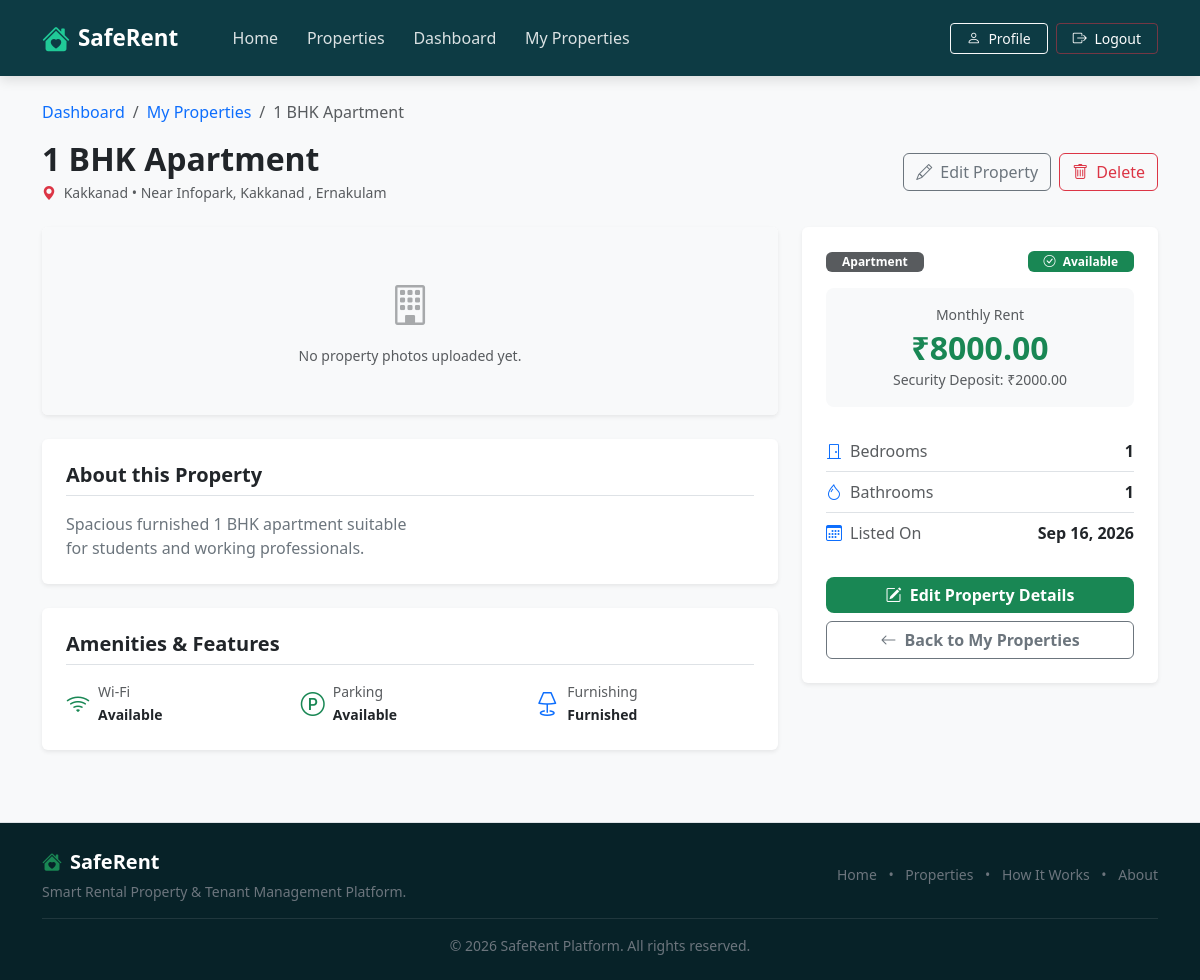
Page /property/1/ (signed in) on the committed database.
### core/models.py (models this page shows, shortened)
class Property(models.Model):
    PROPERTY_TYPE_CHOICES = [
        ('APARTMENT', 'Apartment'),
        ('HOUSE', 'House'),
        ('ROOM', 'Single Room'),
        ('SHARED', 'Shared Room'),
    ]
    FURNISHED_STATUS_CHOICES = [
        ('FURNISHED', 'Furnished'),
        ('SEMI', 'Semi-Furnished'),
        ('UNFURNISHED', 'Unfurnished'),
    ]
    owner = models.ForeignKey(
        settings.AUTH_USER_MODEL,
        on_delete=models.CASCADE,
        related_name='properties',
        help_text="Property owner user"
    )
    title = models.CharField(max_length=200, help_text="Property listing title")
    description = models.TextField(help_text="Detailed description of the property")
    location = models.CharField(max_length=100, help_text="City / Area / Locality")
    address = models.TextField(help_text="Full address of the property")
    monthly_rent = models.DecimalField(
        max_digits=10,
        decimal_places=2,
        help_text="Monthly rent amount in ₹"
    )
    security_deposit = models.DecimalField(
        max_digits=10,
        decimal_places=2,
        default=0,
        help_text="Security deposit amount in ₹"
    )
    property_type = models.CharField(
        max_length=20,
        choices=PROPERTY_TYPE_CHOICES,
        default='APARTMENT'
    )
    bedrooms = models.PositiveIntegerField(default=1)
    bathrooms = models.PositiveIntegerField(default=1)
    furnished_status = models.CharField(
        max_length=20,
        choices=FURNISHED_STATUS_CHOICES,
        default='UNFURNISHED'
    )
    wifi_available = models.BooleanField(default=False, verbose_name="Wi-Fi Available")
    parking_available = models.BooleanField(default=False, verbose_name="Parking Available")
    other_amenities = models.TextField(
        blank=True,
        help_text="Other facilities (e.g. Gym, Power Backup, Elevator, Security)"
    )
    is_available = models.BooleanField(default=True, verbose_name="Available for Rent")
    created_at = models.DateTimeField(auto_now_add=True)
    updated_at = models.DateTimeField(auto_now=True)
    class Meta:
        ordering = ['-created_at']
        verbose_name = "Property"
        verbose_name_plural = "Properties"

### core/views.py (the view)
# urls.py: path('property/<int:pk>/', views.property_detail, name='property_detail'),
@owner_required
def property_detail(request, pk):
    property_obj = get_object_or_404(Property, pk=pk)
    if property_obj.owner != request.user and not request.user.is_superuser:
        messages.error(request, "Access denied. You can only view your own property listings.")
        return redirect('core:my_properties')
    return render(request, 'core/property_detail.html', {'property': property_obj})

### core/views.py (called while the page is built)
def owner_required(view_func):
    @wraps(view_func)
    def _wrapped_view(request, *args, **kwargs):
        if not request.user.is_authenticated:
            return redirect('accounts:login')
        if request.user.role != User.ROLE_OWNER and not request.user.is_superuser:
            messages.warning(request, "Access denied. Property management is restricted to Property Owners.")
            return redirect('accounts:tenant_dashboard')
        return view_func(request, *args, **kwargs)
    return _wrapped_view

### core/templates/core/property_detail.html (shortened to what this page needs)
{% extends 'base.html' %}
{% block content %}
<div class="container py-4">
    <nav aria-label="breadcrumb" class="mb-3">
        <ol class="breadcrumb">
            <li class="breadcrumb-item"><a href="{% url 'accounts:owner_dashboard' %}" class="text-decoration-none">Dashboard</a></li>
            <li class="breadcrumb-item"><a href="{% url 'core:my_properties' %}" class="text-decoration-none">My Properties</a></li>
            <li class="breadcrumb-item active" aria-current="page">{{ property.title|truncatechars:30 }}</li>
        </ol>
    </nav>
    <div class="d-flex align-items-center justify-content-between flex-wrap gap-2 mb-4">
        <div>
            <h2 class="fw-bold text-dark mb-1">{{ property.title }}</h2>
            <p class="text-muted small mb-0">
                <i class="bi bi-geo-alt-fill text-danger me-1"></i> {{ property.location }} &bull; {{ property.address }}
            </p>
        </div>
        <div class="d-flex align-items-center gap-2">
            <a href="{% url 'core:edit_property' property.pk %}" class="btn btn-outline-secondary">
                <i class="bi bi-pencil me-1"></i> Edit Property
            </a>
            <a href="{% url 'core:delete_property' property.pk %}" class="btn btn-outline-danger">
                <i class="bi bi-trash me-1"></i> Delete
            </a>
        </div>
    </div>
    <div class="row g-4">
        <div class="col-lg-8">
            <div class="card sr-card shadow-sm border-0 mb-4 overflow-hidden">
                {% if property.images.all %}
                    <div id="propertyGalleryCarousel" class="carousel slide" data-bs-ride="carousel">
                        <div class="carousel-inner bg-dark" style="max-height: 420px;">
                            {% for img in property.images.all %}
                                <div class="carousel-item {% if forloop.first %}active{% endif %} text-center">
                                    <img src="{{ img.image.url }}" class="d-block w-100 object-fit-cover" style="max-height: 420px;" alt="{{ property.title }}">
                                </div>
                            {% endfor %}
                        </div>
                        {% if property.images.count > 1 %}
                            <button class="carousel-control-prev" type="button" data-bs-target="#propertyGalleryCarousel" data-bs-slide="prev">
                                <span class="carousel-control-prev-icon" aria-hidden="true"></span>
                                <span class="visually-hidden">Previous</span>
                            </button>
                            <button class="carousel-control-next" type="button" data-bs-target="#propertyGalleryCarousel" data-bs-slide="next">
                                <span class="carousel-control-next-icon" aria-hidden="true"></span>
                                <span class="visually-hidden">Next</span>
                            </button>
                        {% endif %}
                    </div>
                {% else %}
                    <div class="bg-light text-center py-5">
                        <i class="bi bi-building fs-1 text-muted opacity-50 mb-2 d-block"></i>
                        <span class="text-muted small">No property photos uploaded yet.</span>
                    </div>
                {% endif %}
            </div>
            <div class="card sr-card shadow-sm border-0 p-4 mb-4">
                <h5 class="fw-bold text-dark border-bottom pb-2 mb-3">About this Property</h5>
                <p class="text-secondary lh-base mb-0" style="white-space: pre-line;">{{ property.description }}</p>
            </div>
            <div class="card sr-card shadow-sm border-0 p-4">
                <h5 class="fw-bold text-dark border-bottom pb-2 mb-3">Amenities & Features</h5>
                <div class="row g-3">
                    <div class="col-6 col-md-4">
                        <div class="d-flex align-items-center gap-2">
                            <i class="bi bi-wifi fs-4 {% if property.wifi_available %}text-success{% else %}text-muted opacity-50{% endif %}"></i>
                            <div>
                                <span class="d-block small text-muted">Wi-Fi</span>
                                <span class="fw-semibold small">{% if property.wifi_available %}Available{% else %}Not Available{% endif %}</span>
                            </div>
                        </div>
                    </div>
                    <div class="col-6 col-md-4">
                        <div class="d-flex align-items-center gap-2">
                            <i class="bi bi-p-circle fs-4 {% if property.parking_available %}text-success{% else %}text-muted opacity-50{% endif %}"></i>
                            <div>
                                <span class="d-block small text-muted">Parking</span>
                                <span class="fw-semibold small">{% if property.parking_available %}Available{% else %}Not Available{% endif %}</span>
                            </div>
                        </div>
                    </div>
                    <div class="col-6 col-md-4">
                        <div class="d-flex align-items-center gap-2">
                            <i class="bi bi-lamp fs-4 text-primary"></i>
                            <div>
                                <span class="d-block small text-muted">Furnishing</span>
                                <span class="fw-semibold small">{{ property.get_furnished_status_display }}</span>
                            </div>
                        </div>
                    </div>
                </div>
            </div>
        </div>
        <div class="col-lg-4">
            <div class="card sr-card shadow-sm border-0 p-4 sticky-top" style="top: 90px;">
                <div class="d-flex align-items-center justify-content-between mb-3">
                    <span class="badge bg-dark bg-opacity-75 text-white px-3 py-1">
                        {{ property.get_property_type_display }}
                    </span>
                    {% if property.is_available %}
                        <span class="badge bg-success text-white px-3 py-1">
                            <i class="bi bi-check-circle me-1"></i> Available
                        </span>
                    {% else %}
                        <span class="badge bg-secondary text-white px-3 py-1">
                            <i class="bi bi-x-circle me-1"></i> Unavailable
                        </span>
                    {% endif %}
                </div>
                <div class="bg-light p-3 rounded-3 mb-4 text-center">
                    <span class="text-muted small d-block mb-1">Monthly Rent</span>
                    <h2 class="fw-bold text-success mb-0">₹{{ property.monthly_rent }}</h2>
                    <small class="text-muted">Security Deposit: ₹{{ property.security_deposit }}</small>
                </div>
                <ul class="list-group list-group-flush mb-4">
                    <li class="list-group-item d-flex justify-content-between align-items-center px-0">
                        <span class="text-muted"><i class="bi bi-door-closed me-2 text-primary"></i>Bedrooms</span>
                        <span class="fw-bold text-dark">{{ property.bedrooms }}</span>
                    </li>
                    <li class="list-group-item d-flex justify-content-between align-items-center px-0">
                        <span class="text-muted"><i class="bi bi-droplet me-2 text-primary"></i>Bathrooms</span>
                        <span class="fw-bold text-dark">{{ property.bathrooms }}</span>
                    </li>
                    <li class="list-group-item d-flex justify-content-between align-items-center px-0">
                        <span class="text-muted"><i class="bi bi-calendar3 me-2 text-primary"></i>Listed On</span>
                        <span class="fw-semibold text-dark">{{ property.created_at|date:"M d, Y" }}</span>
                    </li>
                </ul>
                <a href="{% url 'core:edit_property' property.pk %}" class="btn sr-btn-primary w-100 fw-semibold mb-2">
                    <i class="bi bi-pencil-square me-1"></i> Edit Property Details
                </a>
                <a href="{% url 'core:my_properties' %}" class="btn btn-outline-secondary w-100 fw-semibold">
                    <i class="bi bi-arrow-left me-1"></i> Back to My Properties
                </a>
            </div>
        </div>
    </div>
</div>
{% endblock %}

### static/css/style.css (style rules this page uses)
:root { --sr-dark-teal: #0d3b44; --sr-dark-teal-hover: #07282e; --sr-green-accent: #198754; --sr-green-accent-hover: #146c43; --sr-light-bg: #f8f9fa; --sr-card-bg: #ffffff; --sr-text-dark: #1e293b; --sr-text-muted: #64748b; --sr-border-color: #e2e8f0; --sr-shadow-sm: 0 2px 8px rgba(15, 23, 42, 0.05); --sr-shadow-md: 0 10px 25px rgba(15, 23, 42, 0.08); }
body { background-color: var(--sr-light-bg); color: var(--sr-text-dark); font-family: 'Segoe UI', Roboto, -apple-system, BlinkMacSystemFont, sans-serif; min-height: 100vh; display: flex; flex-direction: column; }
.sr-btn-primary { background-color: var(--sr-green-accent); color: #ffffff !important; font-weight: 600; border-radius: 8px; border: none; transition: all 0.2s ease; }

### rows in the picture
Property: title "1 BHK Apartment", location "Kakkanad", address "Near Infopark, Kakkanad , Ernakulam", description "Spacious furnished 1 BHK apartment suitable for students and working professionals.", furnished_status "Furnished", property_type "Apartment", monthly_rent "8000.00", security_deposit "2000.00", bedrooms "1", bathrooms "1", created_at "Sep 16, 2026"
